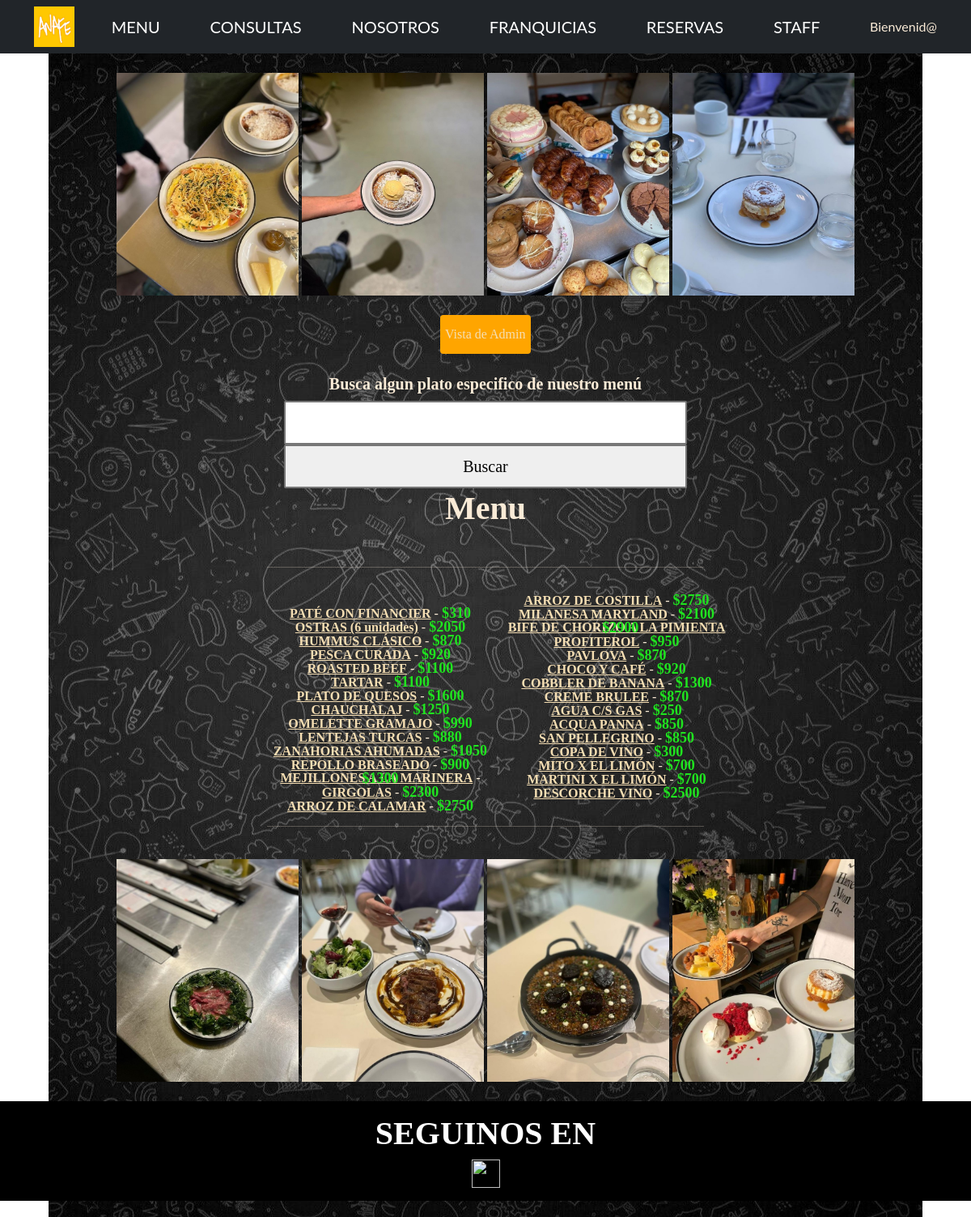
The page /App_Resto/menu-usuario/ on the database its author committed.
### App_Resto/models.py (models this page shows, shortened)
class Productos(models.Model):
    nombre = models.CharField(max_length=150)
    descripcion = models.CharField(max_length=150)
    precio = models.IntegerField()
    tipo = models.CharField(max_length=30)
    class Meta():
        verbose_name = 'Producto'
        verbose_name_plural = 'Productos'

### App_Resto/views.py (the view)
# urls.py: path('menu-usuario/', menuUserListView.as_view(), name="MenuUsuario"),
class menuUserListView(ListView):
    model = Productos
    template_name = "menu-usuario.html"

### App_Resto/templates/menu-usuario.html (shortened to what this page needs)
{% extends 'padre.html' %}
{% load static %}
{% block bloqueQueCambia %}
<html>
        <head>
        </head>
          <body style ="margin-left: 10em; margin-right: 1em; ">
            <br>
            <div class="Collage effect-parent">
              <center>
                <img src="{% static 'assets/img/1.jpg' %}" width="225" height="275" >
                <img src="{% static 'assets/img/2.jpg' %}" width="225" height="275">
                <img src="{% static 'assets/img/3.jpg' %}" width="225" height="275">
                <img src="{% static 'assets/img/4.jpg' %}" width="225" height="275">
                </center>
            </div>
            <br>
            <center> <button style="font-size: 1em; width: 14ch; height: 6ch;"><a style="font-size: 1em" class="navbar-brand" href="{% url 'MenuListar' %}">Vista de Admin</a></button></center>
            <div>
            <br>
            <center>
              <h5><font face="garamond">Busca algun plato especifico de nuestro menú</h5>
              <form action= "{% url 'Buscar' %}"  method="GET">{% csrf_token %}
                  <input type="text" name="prd">
                  <input type="submit" name="buscar" value= "Buscar">
              </form>
            </center>
            </div>
            <div>
                <center><h1>Menu</h1>
                <br>
                <center><hr width="45%" color="black"  /></center>
                <br>
                <ul style="line-height: 0;">
                {% for producto in object_list %}
                <div><p style="line-height: 1">
                        <center><a href= "{% url 'MenuDetallar' producto.id %}"><spam style="font-weight: bold;"> {{producto.nombre}}</spam></a>  -  <spam style ="color: rgb(31, 228, 31); font-weight: bold; font-size: large;">${{producto.precio}}</spam>
                        </p>
                    </div>
                {% endfor %}
            </ul>
                <center><hr width="45%" color="black"  />
                <br>
            </div>
            <div class="Collage effect-parent">
            <center>
            <img src="{% static 'assets/img/5.jpg' %}" width="225" height="275">
            <img src="{% static 'assets/img/6.jpg' %}" width="225" height="275">
            <img src="{% static 'assets/img/7.jpg' %}" width="225" height="275">
            <img src="{% static 'assets/img/8.jpg' %}" width="225" height="275">
            </center>
            <br>
            </div>
        </body>
</html>
{% endblock bloqueQueCambia %}

### rows shown on the page
Productos: nombre "PATÉ CON FINANCIER", precio "310"
Productos: nombre "OSTRAS (6 unidades)", precio "2050"
Productos: nombre "HUMMUS CLÁSICO", precio "870"
Productos: nombre "PESCA CURADA", precio "920"
Productos: nombre "ROASTED BEEF", precio "1100"
Productos: nombre "TARTAR", precio "1100"
Productos: nombre "PLATO DE QUESOS", precio "1600"
Productos: nombre "CHAUCHALAJ", precio "1250"
Productos: nombre "OMELETTE GRAMAJO", precio "990"
Productos: nombre "LENTEJAS TURCAS", precio "880"
Productos: nombre "ZANAHORIAS AHUMADAS", precio "1050"
Productos: nombre "REPOLLO BRASEADO", precio "900"
Productos: nombre "MEJILLONES A LA MARINERA", precio "1300"
Productos: nombre "GIRGOLAS", precio "2300"
Productos: nombre "ARROZ DE CALAMAR", precio "2750"
Productos: nombre "ARROZ DE COSTILLA", precio "2750"
Productos: nombre "MILANESA MARYLAND", precio "2100"
Productos: nombre "BIFE DE CHORIZO A LA PIMIENTA", precio "2900"
Productos: nombre "PROFITEROL", precio "950"
Productos: nombre "PAVLOVA", precio "870"
Productos: nombre "CHOCO Y CAFÉ", precio "920"
Productos: nombre "COBBLER DE BANANA", precio "1300"
Productos: nombre "CREME BRULEE", precio "870"
Productos: nombre "AGUA C/S GAS", precio "250"
Productos: nombre "ACQUA PANNA", precio "850"
Productos: nombre "SAN PELLEGRINO", precio "850"
Productos: nombre "COPA DE VINO", precio "300"
Productos: nombre "MITO X EL LIMÓN", precio "700"
Productos: nombre "MARTINI X EL LIMÓN", precio "700"
Productos: nombre "DESCORCHE VINO", precio "2500"
